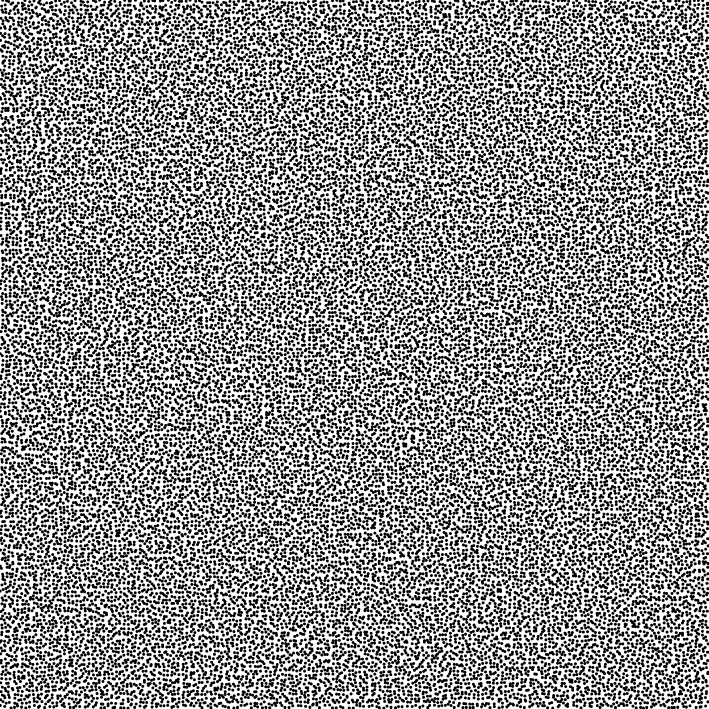
#> input picture utilities/VirtualStrain/input.jpg, 1417 x 1417 px (shown at 1/2 size)
$ jupyter execute 'VirtualStrain generation.ipynb'
#> lines starting #> are read from the running program, lines starting #| are printed output that depends on the picture
# Summary of the Code for generating Strain images

This script simulates the stretching and recovery of an image by generating a sequence of images that illustrate both expansion (stretching) and contraction (shrinking) along the horizontal (`x`) and vertical (`y`) axes. The image is padded with a white frame to prevent clipping during transformations. The sequence of images is saved in a specified output directory.

## Functions Overview

### `add_white_frame(image, max_strain)`
Adds a white frame around the image to accommodate maximum strain in both width and height. This ensures that the image can expand without any clipping.

**Parameters:**
- `image`: Original image (PIL.Image object).
- `max_strain`: Maximum strain (float).

**Returns:**
- PIL.Image object with a white frame.

### `stretch_image(image, strain, step, total_steps, axis, shrink=False)`
Stretches or shrinks the image based on the current step and the specified strain value. The transformation occurs along the given axis (`x` or `y`), and the image is resized accordingly. A white background is added to ensure the transformed image fits within the same dimensions.

**Parameters:**
- `image`: Original image (PIL.Image object).
- `strain`: Maximum strain (float).
- `step`: Current step (int).
- `total_steps`: Total number of steps (int).
- `axis`: Axis of strain ('x' for width, 'y' for height).
- `shrink`: Whether to shrink the image (if `True`, it shrinks instead of stretching).

**Returns:**
- Stretched or shrunk PIL.Image object.

### `simulate_image_stretching(image_path, base_output_dir, max_strain, desired_images)`
The main function that performs the image stretching and recovery simulation. It creates a series of images with the following steps:
- Add a consistent white frame to the original image.
- Stretch the image along the `x` axis (expansion), then recover it back to the original size.
- Stretch and recover the image along the `y` axis.
- Generate 3 identical copies of the final image.
- Save all the images in a directory named with the current date and the desired number of images.

**Parameters:**
- `image_path`: Path to the input image (str).
- `base_output_dir`: Base directory to save the output images (str).
- `max_strain`: Maximum strain (float).
- `desired_images`: Desired total number of images to be generated (int).

## Code Workflow

1. **Input Image**: The script starts by loading the input image and calculating the number of steps required for each phase of stretching and recovery.

2. **Image Transformation**: The image undergoes stretching and shrinking both horizontally (x-axis) and vertically (y-axis), with each step creating a new image.

3. **White Frame**: To avoid clipping, a white frame is added around the image during all transformations.

4. **Output**: A unique output folder is created using the current date, and the images are saved sequentially in that folder.

5. **Final Images**: After all transformations, the last image is duplicated three times and saved to the output directory.

[cell 1]
from PIL import Image, ImageOps  # Importing necessary libraries for image processing
import os
from datetime import datetime  # For adding timestamp to output directories

# Function to add a white frame to center the image with padding on all edges
def add_white_frame(image, max_strain):
    """
    Adds a white frame around the image to accommodate the maximum strain in both directions.

    Parameters:
    - image: Original image (PIL.Image object).
    - max_strain: Maximum strain (float), determines how much the image can expand.

    Returns:
    - PIL.Image object with white frame.
    """
    width, height = image.size  # Get the current size of the image

    # Calculate the new size of the image after applying the maximum strain
    max_width = int(width * (1 + max_strain))  # New width after strain
    max_height = int(height * (1 + max_strain))  # New height after strain

    # Calculate how much padding is needed for each edge
    padding_width = (max_width - width) // 2
    padding_height = (max_height - height) // 2

    # Create a new image with white padding
    new_image = ImageOps.expand(image, border=(padding_width, padding_height, padding_width, padding_height), fill="white")
    return new_image

# Function to stretch or shrink an image
def stretch_image(image, strain, step, total_steps, axis, shrink=False):
    """
    Stretches or shrinks the image based on the current step and strain along the specified axis.

    Parameters:
    - image: Original image (PIL.Image object).
    - strain: Maximum strain (float), determines how much to stretch or shrink the image.
    - step: Current step (int), used to calculate the stretch factor.
    - total_steps: Total number of steps (int), used to normalize the stretch factor.
    - axis: Axis of strain ('x' for width, 'y' for height).
    - shrink: Whether to shrink the image (if True, it shrinks instead of stretching).

    Returns:
    - Stretched or shrunk PIL.Image object.
    """
    # Calculate the stretch factor based on whether we're stretching or shrinking
    if shrink:
        stretch_factor = 1 - strain * (step / total_steps)  # Shrinking logic
    else:
        stretch_factor = 1 + strain * (step / total_steps)  # Stretching logic

    width, height = image.size  # Get the current dimensions of the image

    # Apply the stretch to the specified axis
    if axis == 'x':
        new_width = int(width * stretch_factor)  # Stretch/shrink width
        transformed = image.resize((new_width, height), Image.Resampling.BICUBIC)  # Rescale the image
    elif axis == 'y':
        new_height = int(height * stretch_factor)  # Stretch/shrink height
        transformed = image.resize((width, new_height), Image.Resampling.BICUBIC)  # Rescale the image
    else:
        raise ValueError("Axis must be either 'x' or 'y'")  # Handle invalid axis input

    # Create a new image with a white background to paste the transformed image into
    framed_image = Image.new("RGB", (width, height), "white")

    # Calculate the offset to center the transformed image within the white frame
    x_offset = (width - transformed.size[0]) // 2
    y_offset = (height - transformed.size[1]) // 2

    # Paste the transformed image into the white background
    framed_image.paste(transformed, (x_offset, y_offset))

    return framed_image

# Main program that simulates the stretching and recovery of the image
def simulate_image_stretching(image_path, base_output_dir, max_strain, desired_images):
    """
    Simulates the stretching and recovery of an image based on the desired number of images.

    Parameters:
    - image_path: Path to the input image (str).
    - base_output_dir: Base directory to save the output images (str).
    - max_strain: Maximum strain (float), the max amount the image can be stretched or shrunk.
    - desired_images: Desired total number of images to be generated (int).
    """
#> called with image_path = 'input.jpg', base_output_dir = 'output_images', max_strain = 0.2, desired_images = 30
    # Load the original image
    original_image = Image.open(image_path)
#> original_image is the input picture: PIL image 1417x1417 RGB; min 0, max 255, mean 147.8

    # Calculate the total number of steps (both expansion and recovery phases)
    steps_per_phase = (desired_images // 4)  # Divide images equally between expansion and recovery phases

    # Get the current date in YYYY-MM-DD format
    current_date = datetime.now().strftime('%Y-%m-%d')

    # Create a unique output directory with the number of images and current date
    output_dir = os.path.join(base_output_dir, f"output_{desired_images}_{current_date}")
    os.makedirs(output_dir, exist_ok=True)  # Create the directory if it doesn't exist

    # Add a consistent white frame to the original image to prevent clipping during transformations
    framed_image = add_white_frame(original_image, max_strain)

    # Track the image step for naming files
    step_counter = 1

    # Stretch and recover along the x-axis (expansion and recovery)
    axis = 'x'
    for step in range(steps_per_phase + 1):  # Expansion phase for x-axis
        stretched_image = stretch_image(framed_image, max_strain, step, steps_per_phase, axis)
        output_path = os.path.join(output_dir, f"strain_{step_counter:03d}.jpg")
        stretched_image.save(output_path, format="JPEG")  # Save the stretched image
        step_counter += 1
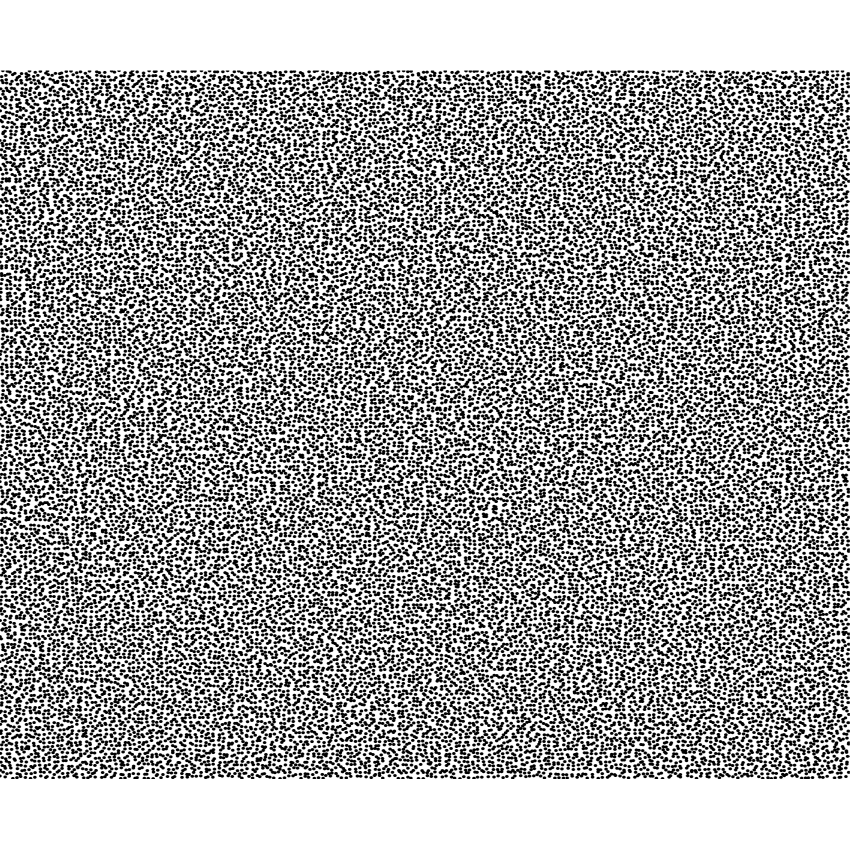
#> stretched_image: PIL image 1699x1699 RGB (shown at 1/2 size); min 0, max 255, mean 165.6
#> after the loop, step_counter = 9

    # Recover along x-axis (shrink back to original size)
    for step in range(1, steps_per_phase + 1):  # Recovery phase for x-axis
        recovered_image = stretch_image(framed_image, max_strain, steps_per_phase - step, steps_per_phase, axis)
        output_path = os.path.join(output_dir, f"strain_{step_counter:03d}.jpg")
        recovered_image.save(output_path, format="JPEG")  # Save the recovered image
        step_counter += 1
#> this loop made 7 passes
#> pass 1, in simulate_image_stretching, `recovered_image = stretch_image(framed_image, max_strain, steps_per_ph..`:
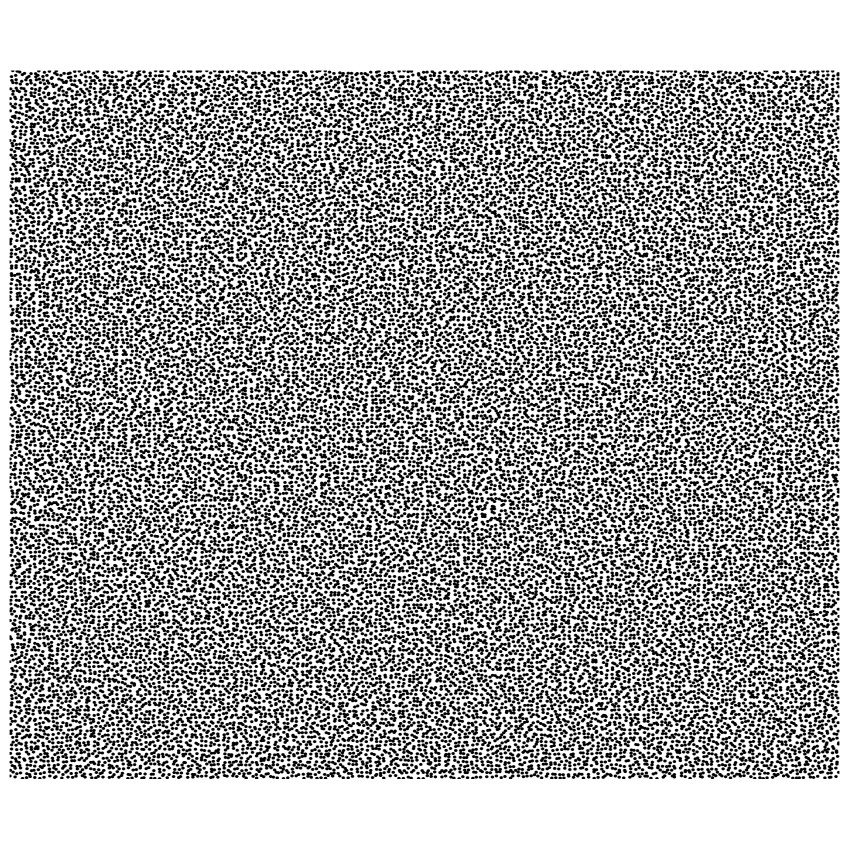
#> recovered_image: PIL image 1699x1699 RGB (shown at 1/2 size); min 0, max 255, mean 167.7
#> after the loop, step_counter = 16

    # Reload the framed image to ensure consistency for y-axis transformations
    framed_image = add_white_frame(original_image, max_strain)

    # Shrink and recover along the y-axis (shrinking and recovery)
    axis = 'y'
    for step in range(steps_per_phase + 1):  # Shrinking phase for y-axis
        transformed_image = stretch_image(framed_image, max_strain, step, steps_per_phase, axis, shrink=True)
        output_path = os.path.join(output_dir, f"strain_{step_counter:03d}.jpg")
        transformed_image.save(output_path, format="JPEG")  # Save the shrunk image
        step_counter += 1
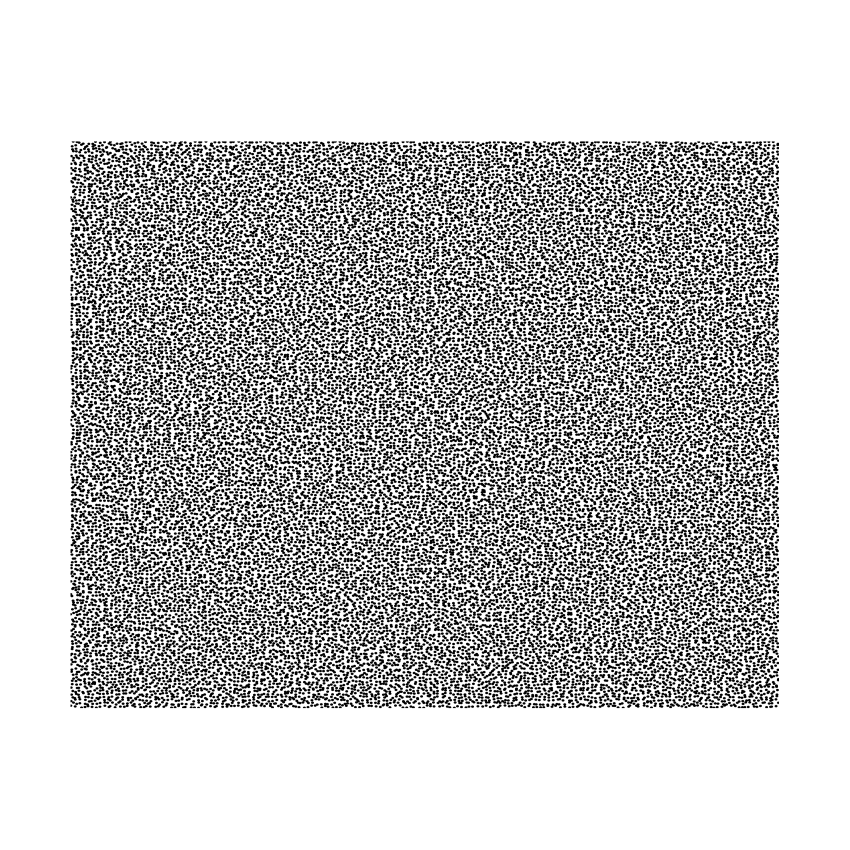
#> transformed_image: PIL image 1699x1699 RGB (shown at 1/2 size); min 0, max 255, mean 195.4
#> after the loop, step_counter = 24

    # Recover along y-axis (expand back to original size)
    for step in range(1, steps_per_phase + 1):  # Recovery phase for y-axis
        recovered_image = stretch_image(framed_image, max_strain, steps_per_phase - step, steps_per_phase, axis, shrink=True)
        output_path = os.path.join(output_dir, f"strain_{step_counter:03d}.jpg")
        recovered_image.save(output_path, format="JPEG")  # Save the recovered image
        step_counter += 1
#> this loop made 7 passes
#> pass 1, in stretch_image (call 24), `transformed = image.resize((width, new_height), Image.Resampling.BICUB..`:
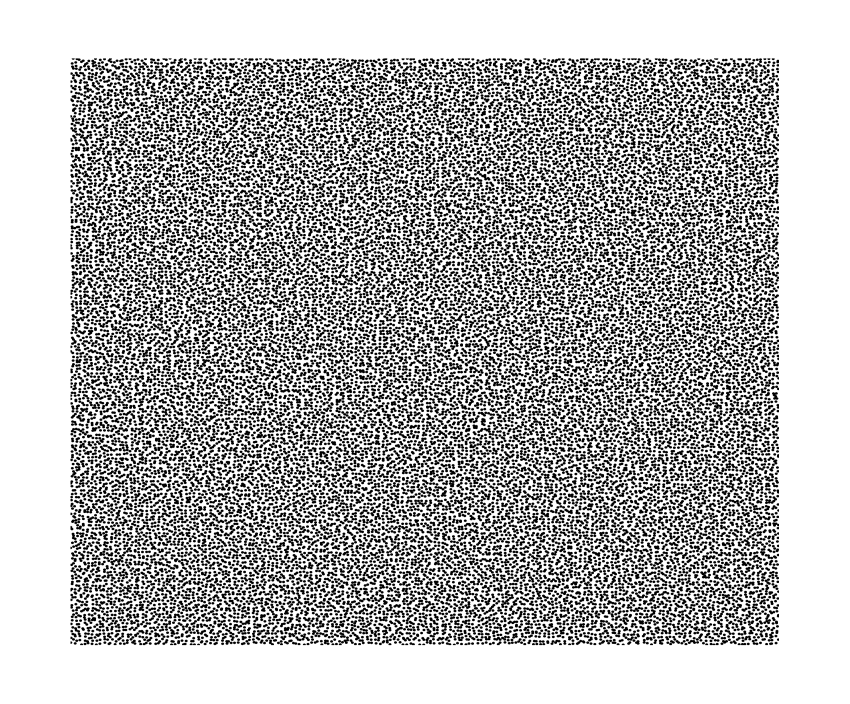
#> transformed: PIL image 1699x1407 RGB (shown at 1/2 size); min 0, max 255, mean 180.5
#> pass 1, in simulate_image_stretching, `recovered_image = stretch_image(framed_image, max_strain, steps_per_ph..`:
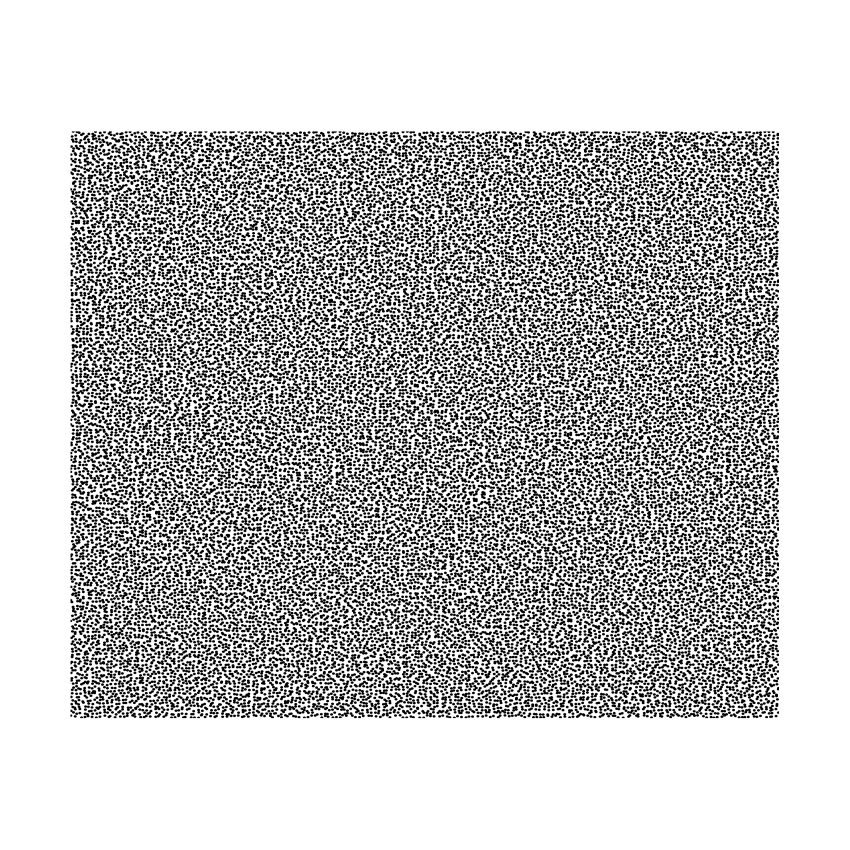
#> recovered_image: PIL image 1699x1699 RGB (shown at 1/2 size); min 0, max 255, mean 193.3
#> pass 2, in simulate_image_stretching, `recovered_image = stretch_image(framed_image, max_strain, steps_per_ph..`:
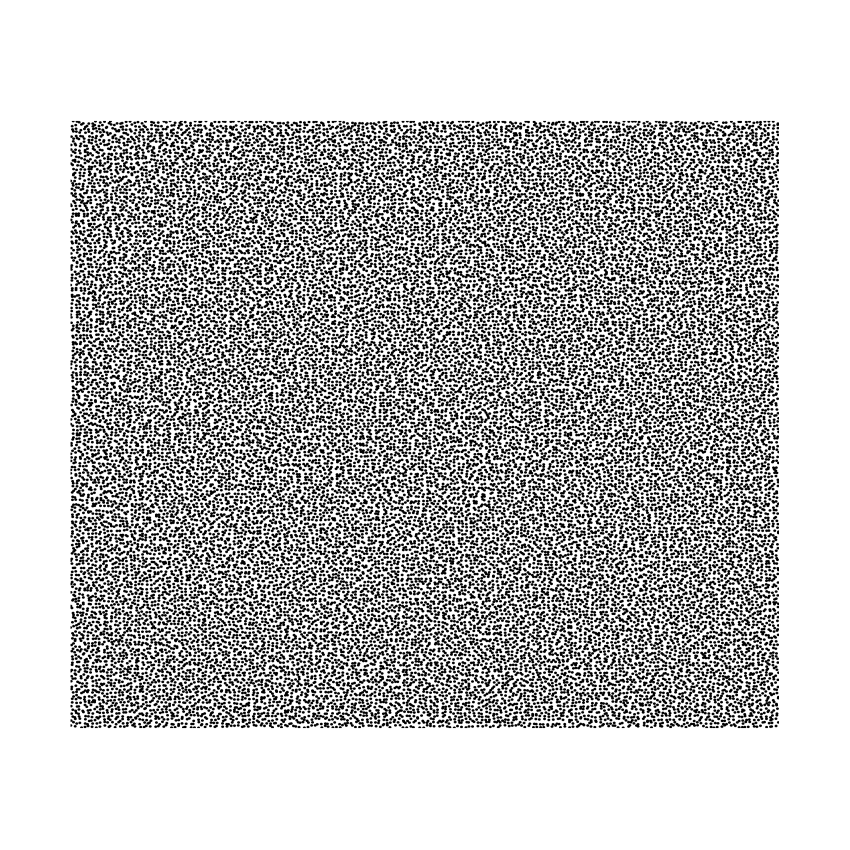
#> recovered_image: PIL image 1699x1699 RGB (shown at 1/2 size); min 0, max 255, mean 191.1
#> after the loop, step_counter = 31

    # Generate 3 copies of the last image to fill out the desired image count
    last_image_path = os.path.join(output_dir, f"strain_{step_counter - 1:03d}.jpg")
    last_image = Image.open(last_image_path)

    for i in range(3):  # Duplicate the last image 3 times
        output_path = os.path.join(output_dir, f"strain_{step_counter:03d}.jpg")
        last_image.save(output_path, format="JPEG")
        step_counter += 1
#> after the loop, step_counter = 34

    # Print a completion message with the output directory
    print(f"Simulation completed. Images saved in '{output_dir}'.")
#| Simulation completed. Images saved in 'output_images/output_30_2026-11-20'.
